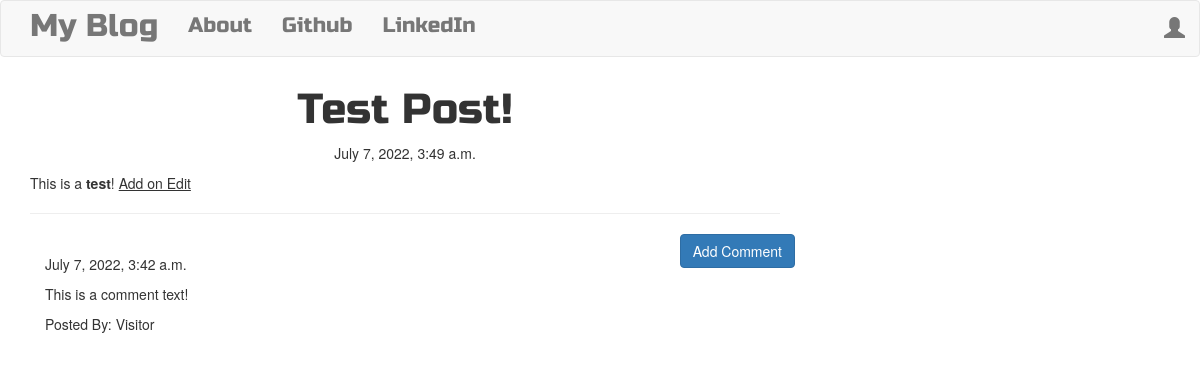
The app's page /post/1/ with its own data.
### blog/models.py (models this page shows, shortened)
class Post(models.Model):
    author = models.ForeignKey('auth.User', on_delete=models.CASCADE)
    title = models.CharField(max_length=200)
    text = models.TextField()
    created_date = models.DateTimeField(default=timezone.now)
    published_date = models.DateTimeField(blank=True,null=True)

class Comment(models.Model):
    post = models.ForeignKey('blog.Post',related_name='comments', on_delete=models.CASCADE)
    author = models.CharField(max_length=200)
    text = models.TextField()
    created_date = models.DateTimeField(default=timezone.now)
    approved_comment = models.BooleanField(default=False)

### blog/views.py (the view)
# urls.py: path('post/<int:pk>/',views.PostDetailView.as_view(),name='post_detail'),
class PostDetailView(DetailView):
    model = Post

### blog/templates/blog/post_detail.html (shortened to what this page needs)
{% extends "blog/base.html" %}
{% block content %}
<h1 class="posttitle loader">{{post.title}}</h1>
{% if post.published_date %}
<div class="date postdate">
  {{ post.published_date }}
</div>
{% else %}
<a class="btn btn-default" href="{% url 'post_publish' pk=post.pk %}">Publish</a>
{% endif %}
<p class="postcontent">{{ post.text|safe|linebreaksbr}}</p>
<hr>
<a class="btn btn-primary btn-comment" href="{% url 'add_comment_to_post' pk=post.pk %}">Add Comment</a>
<div class="container">
  {% for comment in post.comments.all %}
  <br>
    {% if user.is_authenticated or comment.approved_comment %}
      {{comment.created_date}}
        <p>{{comment.text|safe|linebreaks}}</p>
        <p>Posted By: {{comment.author}}</p>
    {% endif %}
    {% empty %}
    <p>No Comments!</p>
  {% endfor %}
</div>
{% endblock %}

### blog/static/css/blog.css (style rules this page uses)
.postdate { text-align: center; }
.posttitle { font-family: 'Russo One', sans-serif; font-size: 3em; text-align: center; }
.postcontent { font-family: 'Montserrat'; font-size: 1.5em; }
.btn-comment { position: absolute; right: 0px; }
.loader { filter:hue-rotate(0deg); color:linear-gradient(45deg,#0f8,#08f); animation:hue 10000ms infinite linear; }

### records on screen
Post: title "Test Post!", published_date "July 7, 2022, 3:49 a.m.", text "This is a test ! Add on Edit"
Comment: created_date "July 7, 2022, 3:42 a.m.", text "This is a comment text!", author "Visitor"
